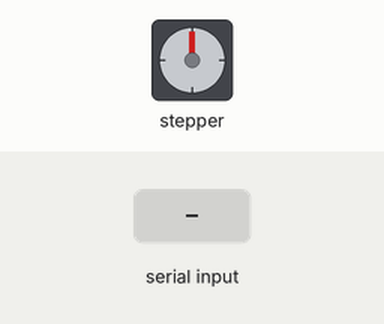
A sketch run on a simulated ESP32-C3. Shown: stepper motor. Wiring (inferred from the names in the program): stepper motor driver (200 steps per turn assumed): step GPIO 4; direction GPIO 5; enable GPIO 9. The inputs (shaded band) are chosen by the test bench. What the sketch prints to the serial monitor is not drawn.

Above: at 1.5 s.
1.6 s: "h\n" received over Serial
At 2.5 s:
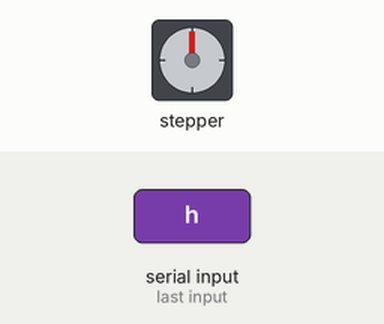
4.6 s: "H\n" received over Serial
At 5.4 s:
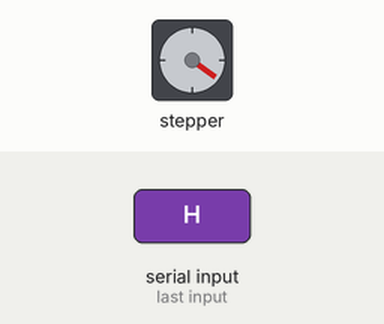
7.6 s: "c\n" received over Serial
10.6 s: "C\n" received over Serial
13.6 s: "1\n" received over Serial
At 14.8 s:
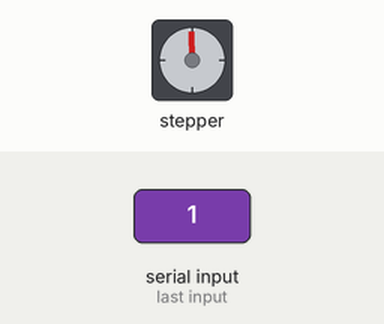
15.1 s: "c\n" received over Serial
At 21.6 s:
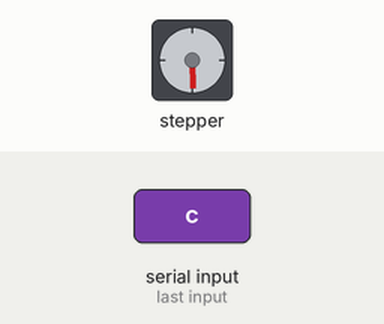
Timing chart, 0 to 22.7 s (numbered marks = the images above; inputs shaded):
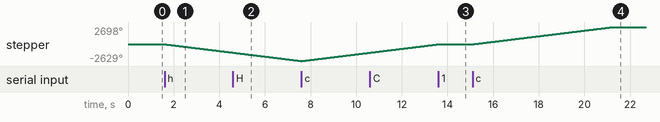

Measured:
- after the input at 1.6 s, stepper: keeps turning counter-clockwise at about 439°/s, starting at once
- after the input at 13.6 s, stepper: stops changing and stays -1°
- after the input at 15.1 s, stepper: turns 2699° clockwise in 6.2 s, starting at once

The sketch:

stepper_test.ino
```cpp
/*
 * Robot Hand Actuator — HOME (open) and CLOSE (closed)
 * ESP32-C3 + DRV8825
 *
 * Commands:
 *   h  = home (fully open)
 *   c  = close (fully closed)
 */

#include <Arduino.h>

static const int PIN_STEP = 4;
static const int PIN_DIR  = 5;
static const int PIN_EN   = 9;   // active LOW

// Timing
static const unsigned STEP_HIGH_US = 4;
static const unsigned STEP_PERIOD_US = 4000;  // 250 steps/s

// Full stroke (closed position)
static const int strokeSteps = 1500;

// Homing overtravel (same as stroke for symmetry)
static const int homeSteps = 1500;

// Position counter
static int currentPos = 0;

void enableDriver(bool on) {
    digitalWrite(PIN_EN, on ? LOW : HIGH);
}

void pulseStep() {
    digitalWrite(PIN_STEP, HIGH);
    delayMicroseconds(STEP_HIGH_US);
    digitalWrite(PIN_STEP, LOW);
    delayMicroseconds(STEP_PERIOD_US - STEP_HIGH_US);
}

void moveSteps(int n, bool forward) {
    digitalWrite(PIN_DIR, forward ? HIGH : LOW);
    delayMicroseconds(5);

    for (int i = 0; i < n; i++) {
        pulseStep();
        currentPos += forward ? 1 : -1;

        if (Serial.available()) return;
    }
}

void printHelp() {
    Serial.println();
    Serial.println(F("Commands:"));
    Serial.println(F("  h     home (fully open hand)"));
    Serial.println(F("  c     close (fully closed hand)"));
    Serial.println(F("  ?     help"));
    Serial.printf("currentPos = %d\n", currentPos);
}

void setup() {
    Serial.begin(115200);
    delay(300);

    pinMode(PIN_STEP, OUTPUT);
    pinMode(PIN_DIR, OUTPUT);
    pinMode(PIN_EN, OUTPUT);

    digitalWrite(PIN_STEP, LOW);
    digitalWrite(PIN_DIR, LOW);
    enableDriver(true);

    Serial.println();
    Serial.println(F("Robot Hand — HOME & CLOSE (1500 step stroke)"));
    printHelp();
}

void loop() {
    if (!Serial.available()) return;

    String line = Serial.readStringUntil('\n');
    line.trim();
    if (line.length() == 0) return;

    char c = line.charAt(0);

    switch (c) {

        case 'h':   // HOME = fully open
        case 'H':
            Serial.println(F("Homing (open hand)..."));
            enableDriver(true);
            moveSteps(homeSteps, false);   // guaranteed full travel
            currentPos = 0;
            Serial.println(F("Hand OPEN — position = 0"));
            break;

        case 'c':   // CLOSE = fully closed
        case 'C':
            Serial.println(F("Closing hand..."));
            enableDriver(true);
            moveSteps(strokeSteps, true);
            Serial.printf("Hand CLOSED — position = %d\n", currentPos);
            break;

        default:
            printHelp();
            break;
    }
}
```
